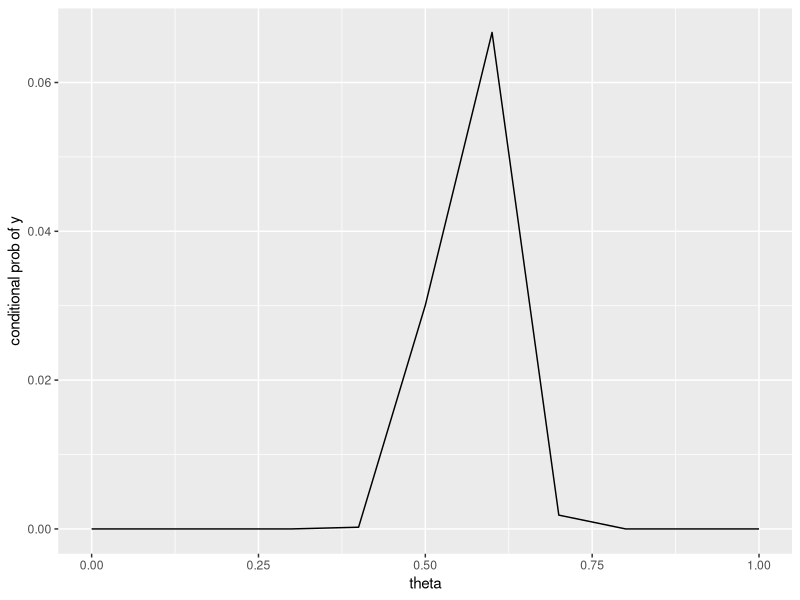
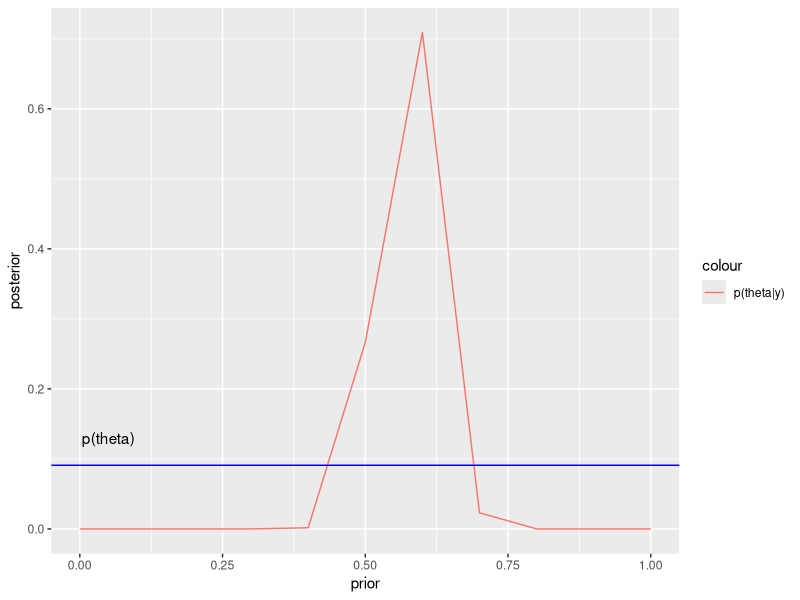
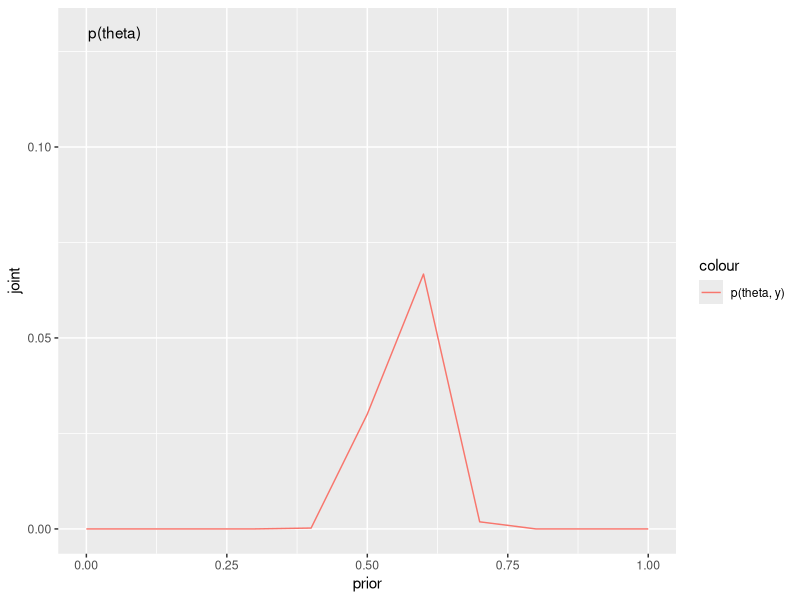
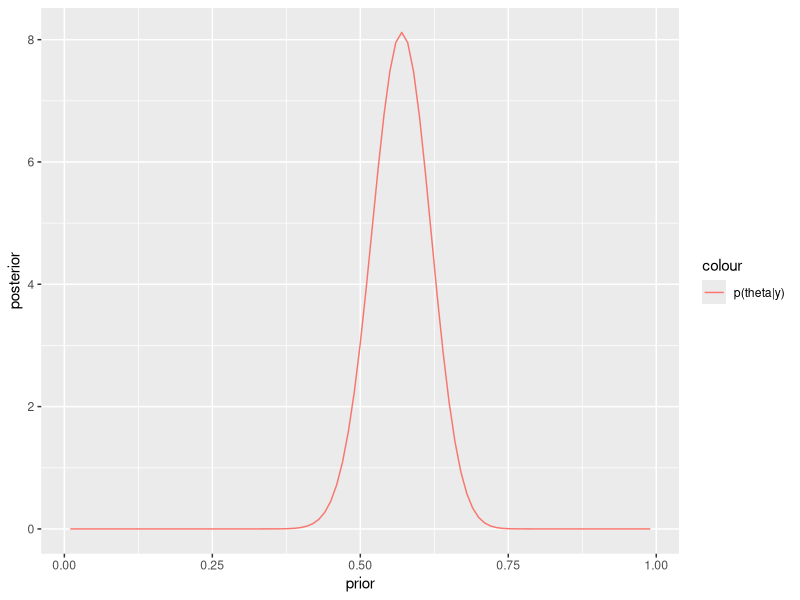
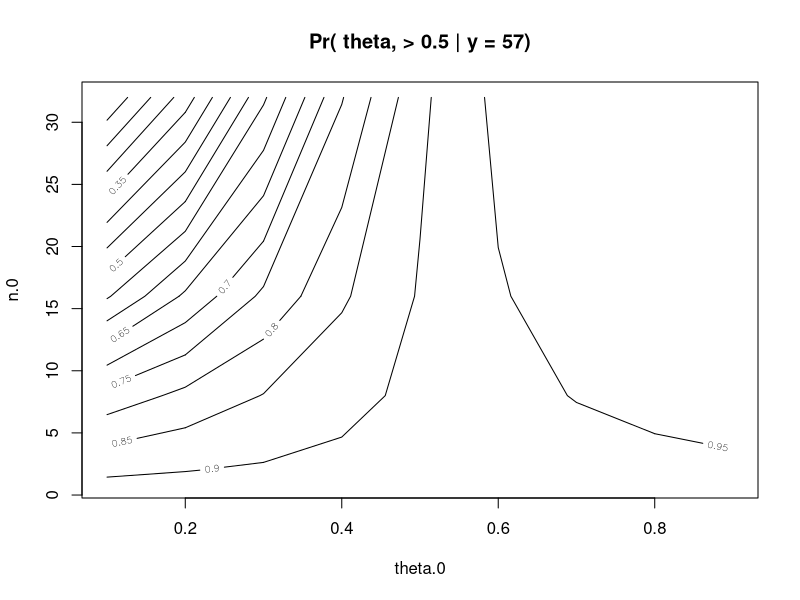

These charts were generated, in order, by the following R code:
## ---- chunk 1
knitr::opts_chunk$set(echo = TRUE)

library(knitr)
library(dplyr)
library(ggplot2)

## ---- chunk 2
y = 57
n = 100
theta.1 = seq(0.0, 1.0, by = 0.1)
py.theta.1 = dbinom(y,n, theta.1)
table1 = matrix(c(theta.1, py.theta.1), 11, 2)
colnames(table1) = c('prior', 'y conditional on theta')
kable(table1)

df1 = as.data.frame(table1)

ggplot(df1, aes(x= theta.1, y= py.theta.1)) + 
  geom_line() + 
  labs(x = "theta", y= "conditional prob of y")
## ---- chunk 3
ptheta.1 = rep(1/length(theta.1), length(theta.1))
joint_y_theta = theta.1 * py.theta.1
poster2 = joint_y_theta / sum(joint_y_theta)
table2 = matrix(c(theta.1, poster2), 11, 2)
colnames(table2) = c('prior', 'posterior')
kable(table2)

df2 = as.data.frame(table2)

ggplot(df2, aes(x= prior, y= posterior)) + 
  geom_line(aes(col = "p(theta|y)")) + 
  geom_hline(yintercept = 1/length(theta.1), col = "blue") + 
  labs(x = "prior", y= "posterior") + 
  annotate("text", 0.05, 0.13, label = "p(theta)")
## ---- chunk 4
theta.2 = seq(0.01, 0.99, by = 0.01)
ptheta.2 = dbeta(theta.2, 1,1)
joint_y_theta2 =  ptheta.2 * py.theta.1
table3 = matrix(c(theta.1, joint_y_theta2), 11, 2)
colnames(table3) = c('prior', 'joint')
kable(table3)

df3 = as.data.frame(table3)

ggplot(df3, aes(x= prior, y= joint)) + 
  geom_line(aes(col = "p(theta, y)")) +
  labs(x = "prior", y= "joint") + 
  annotate("text", 0.05, 0.13, label = "p(theta)")
## ---- chunk 5
atheta.y.2 = 1 + y
btheta.y.2 = 1 + n - y
theta.2 = seq(0.01, 0.99, by = 0.01)
ptheta.2 = dbeta(theta.2, 1,1)
ptheta.y.2 = dbeta(theta.2, atheta.y.2, btheta.y.2)
table4 = matrix(c(theta.2, ptheta.y.2), 99, 2)
colnames(table4) = c('prior', 'posterior')

df4 = as.data.frame(table4)

ggplot(df4, aes(x= prior, y= posterior)) + 
  geom_line(aes(col = "p(theta|y)")) +
  labs(x = "prior", y= "posterior")
## ---- chunk 6
y <- 57 
n <- 100
theta.0 <- seq(0.1, 0.9, by = 0.1) 
n.0 <- c(1,2,8,16,32)
post.means <- matrix(NA,
                     nrow = length(theta.0),
                     ncol = length(n.0))
for (i in 1:length(theta.0)) { 
  for (j in 1:length(n.0)) {
  a.0.ij <- theta.0[i]*n.0[j]
  b.0.ij <- (1 - theta.0[i])*n.0[j]
  a.post.ij <- a.0.ij + y
  b.post.ij <- b.0.ij + n - y
  post.means[i, j] <- 1 - pbeta(0.5, a.post.ij, b.post.ij) }
}

contour(theta.0, n.0, post.means, xlab = 'theta.0',
ylab = 'n.0',
levels = seq(0.2, 1, by = 0.05),
main = c("Pr( theta, > 0.5 | y = 57)"))
